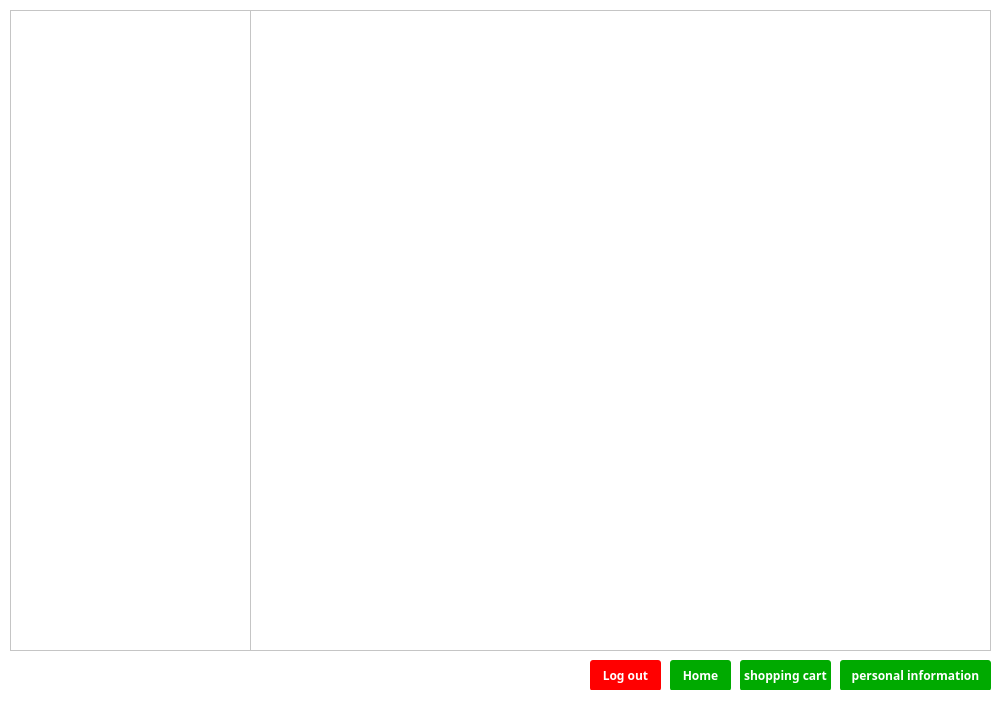
<?xml version="1.0" encoding="UTF-8"?>
<ui version="4.0">
 <class>MainWindow</class>
 <widget class="QMainWindow" name="MainWindow">
  <property name="geometry">
   <rect>
    <x>0</x>
    <y>0</y>
    <width>999</width>
    <height>712</height>
   </rect>
  </property>
  <property name="minimumSize">
   <size>
    <width>999</width>
    <height>712</height>
   </size>
  </property>
  <property name="maximumSize">
   <size>
    <width>999</width>
    <height>712</height>
   </size>
  </property>
  <property name="windowTitle">
   <string>MainWindow</string>
  </property>
  <property name="styleSheet">
   <string notr="true">background-color: white;</string>
  </property>
  <widget class="QWidget" name="centralwidget">
   <widget class="QTableView" name="tableView">
    <property name="geometry">
     <rect>
      <x>10</x>
      <y>10</y>
      <width>241</width>
      <height>641</height>
     </rect>
    </property>
   </widget>
   <widget class="QTableView" name="tableView_2">
    <property name="geometry">
     <rect>
      <x>250</x>
      <y>10</y>
      <width>741</width>
      <height>641</height>
     </rect>
    </property>
   </widget>
   <widget class="QPushButton" name="pushButton">
    <property name="geometry">
     <rect>
      <x>740</x>
      <y>660</y>
      <width>91</width>
      <height>31</height>
     </rect>
    </property>
    <property name="font">
     <font>
      <family>微软雅黑</family>
      <weight>75</weight>
      <bold>true</bold>
     </font>
    </property>
    <property name="styleSheet">
     <string notr="true">QPushButton { background-color:rgb(0, 170, 0); color:rgb(255, 255, 255); border-radius: 3px; }</string>
    </property>
    <property name="text">
     <string>shopping cart</string>
    </property>
   </widget>
   <widget class="QPushButton" name="pushButton_2">
    <property name="geometry">
     <rect>
      <x>840</x>
      <y>660</y>
      <width>151</width>
      <height>31</height>
     </rect>
    </property>
    <property name="font">
     <font>
      <family>微软雅黑</family>
      <weight>75</weight>
      <bold>true</bold>
     </font>
    </property>
    <property name="styleSheet">
     <string notr="true">QPushButton { background-color:rgb(0, 170, 0); color:rgb(255, 255, 255); border-radius: 3px; }</string>
    </property>
    <property name="text">
     <string>personal information</string>
    </property>
   </widget>
   <widget class="QPushButton" name="pushButton_3">
    <property name="geometry">
     <rect>
      <x>590</x>
      <y>660</y>
      <width>71</width>
      <height>31</height>
     </rect>
    </property>
    <property name="font">
     <font>
      <family>微软雅黑</family>
      <weight>75</weight>
      <bold>true</bold>
     </font>
    </property>
    <property name="styleSheet">
     <string notr="true">QPushButton { background-color:rgb(255, 0, 0); color:rgb(255, 255, 255); border-radius: 3px; }</string>
    </property>
    <property name="text">
     <string>Log out</string>
    </property>
   </widget>
   <widget class="QPushButton" name="pushButton_4">
    <property name="geometry">
     <rect>
      <x>670</x>
      <y>660</y>
      <width>61</width>
      <height>31</height>
     </rect>
    </property>
    <property name="font">
     <font>
      <family>微软雅黑</family>
      <weight>75</weight>
      <bold>true</bold>
     </font>
    </property>
    <property name="styleSheet">
     <string notr="true">QPushButton { background-color:rgb(0, 170, 0); color:rgb(255, 255, 255); border-radius: 3px; }</string>
    </property>
    <property name="text">
     <string>Home</string>
    </property>
   </widget>
  </widget>
  <widget class="QStatusBar" name="statusbar"/>
 </widget>
 <resources/>
 <connections/>
</ui>
